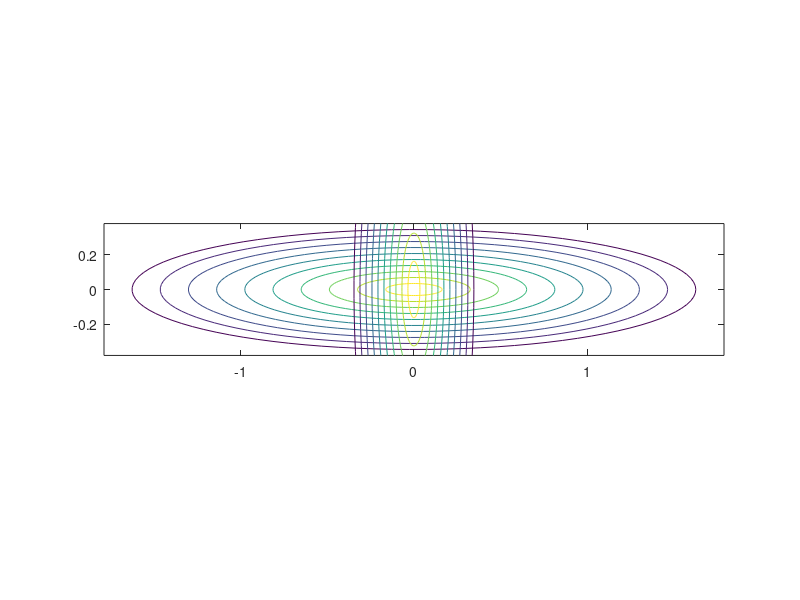

This figure's MATLAB source:
clear all
close all
% https://math.stackexchange.com/questions/2206137/a-right-elliptical-cone-is-4m-high-and-has-an-elliptical-base-with-half-axes-len
% https://www.mathworks.com/matlabcentral/answers/349988-how-to-create-a-3d-cone
% https://mathworld.wolfram.com/EllipticCone.html
% A cone with elliptical cross section. The parametric equations for an elliptic cone of height h, semimajor axis a, and semiminor axis b are
% x	=	a( (h-u)/h )cos(v)	
% y	=	b( (h-u)/h )sin(v)	
% z	=	u,	
% where v in [0,2pi) and u in [0,h].

% tan(semimajor angle) = a/h =>  a = h*tan(semimajor angle)
% tan(semiminor angle) = b/h =>  b = h*tan(semiminor angle)

deg_SM = 30; %semimajor angle in degrees by experiment: measured extreme range is +/- 30deg @ 3m
deg_sm = 7; %semiminor angle in degrees by experiment: measured extreme range is +/-  7deg @ 3m
rad_SM = deg2rad(deg_SM); %semimajor angle in radians
rad_sm = deg2rad(deg_sm); %semiminor angle in radian
h = 3.1; %experimental range in meters
a = h*tan(rad_SM);
b = h*tan(rad_sm);
a1 = a;
b1 = b;
a2 = b;
b2 = a;

% % Test values to verify
% a = 7;
% b = 2.5;
% h = 9;

% u = linspace(0,h) ;
% v = linspace(0,2*pi) ;
% [U,V] = meshgrid(u,v) ;
% x = (a/h)*(h-U).*cos(V) ;
% y = (b/h)*(h-U).*sin(V) ;
% z = U - h; %subtract h to place vertex at origin
% surf(x,-z,y) %switch y and z to point cone along the y-axis
% axis equal

u = linspace(0,h) ;
v = linspace(0,2*pi) ;
[U1,V1] = meshgrid(u,v) ;
[U2,V2] = meshgrid(u,v) ;
x1 = (a1/h)*(h-U1).*cos(V1) ;
y1 = (b1/h)*(h-U1).*sin(V1) ;
x2 = (a2/h)*(h-U1).*cos(V1) ;
y2 = (b2/h)*(h-U1).*sin(V1) ;
z = U1 - h; %subtract h to place vertex at origin

% mesh(x1,-z,y1) %switch y and z to point cone along the y-axis
% hold on
% mesh(x2,-z,y2) %switch y and z to point cone along the y-axis
% axis equal

contour(x1,y1,z) %switch y and z to point cone along the y-axis
hold on
contour(x2,y2,z) %switch y and z to point cone along the y-axis
axis equal

